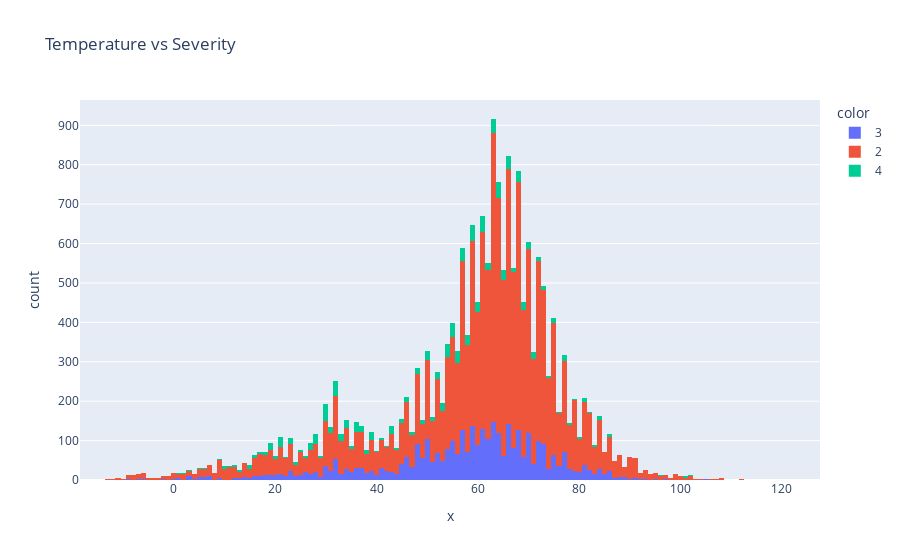

Notebook cell for this chart:
### Code cell
#Temperature & pressure

temperature = df['Temperature(F)']
pressure = df['Pressure(in)']
px.histogram(df, 
           title='Temperature vs Severity',
           x = temperature[:20000],
           #y = pressure[:10000],
           color = severity[:20000])

### Figure 1 — Plotly figure (JSON) as saved in the notebook; plotly's stock layout.template omitted (floating-point values rounded to 4 significant figures; data arrays with more than 128 entries replaced by an {"elided": "..."} marker saying what was removed)
{"data": [{"alignmentgroup": "True", "bingroup": "x", "hovertemplate": "color=3<br>x=%{x}<br>count=%{y}<extra></extra>", "legendgroup": "3", "marker": {"color": "#636efa", "pattern": {"shape": ""}}, "name": "3", "offsetgroup": "3", "orientation": "v", "showlegend": true, "type": "histogram", "x": {"elided": "3759 float values"}, "xaxis": "x", "yaxis": "y"}, {"alignmentgroup": "True", "bingroup": "x", "hovertemplate": "color=2<br>x=%{x}<br>count=%{y}<extra></extra>", "legendgroup": "2", "marker": {"color": "#EF553B", "pattern": {"shape": ""}}, "name": "2", "offsetgroup": "2", "orientation": "v", "showlegend": true, "type": "histogram", "x": {"elided": "15034 float values"}, "xaxis": "x", "yaxis": "y"}, {"alignmentgroup": "True", "bingroup": "x", "hovertemplate": "color=4<br>x=%{x}<br>count=%{y}<extra></extra>", "legendgroup": "4", "marker": {"color": "#00cc96", "pattern": {"shape": ""}}, "name": "4", "offsetgroup": "4", "orientation": "v", "showlegend": true, "type": "histogram", "x": {"elided": "1207 float values"}, "xaxis": "x", "yaxis": "y"}], "layout": {"barmode": "relative", "legend": {"title": {"text": "color"}, "tracegroupgap": 0}, "title": {"text": "Temperature vs Severity"}, "xaxis": {"anchor": "y", "domain": [0, 1], "title": {"text": "x"}}, "yaxis": {"anchor": "x", "domain": [0, 1], "title": {"text": "count"}}}}
